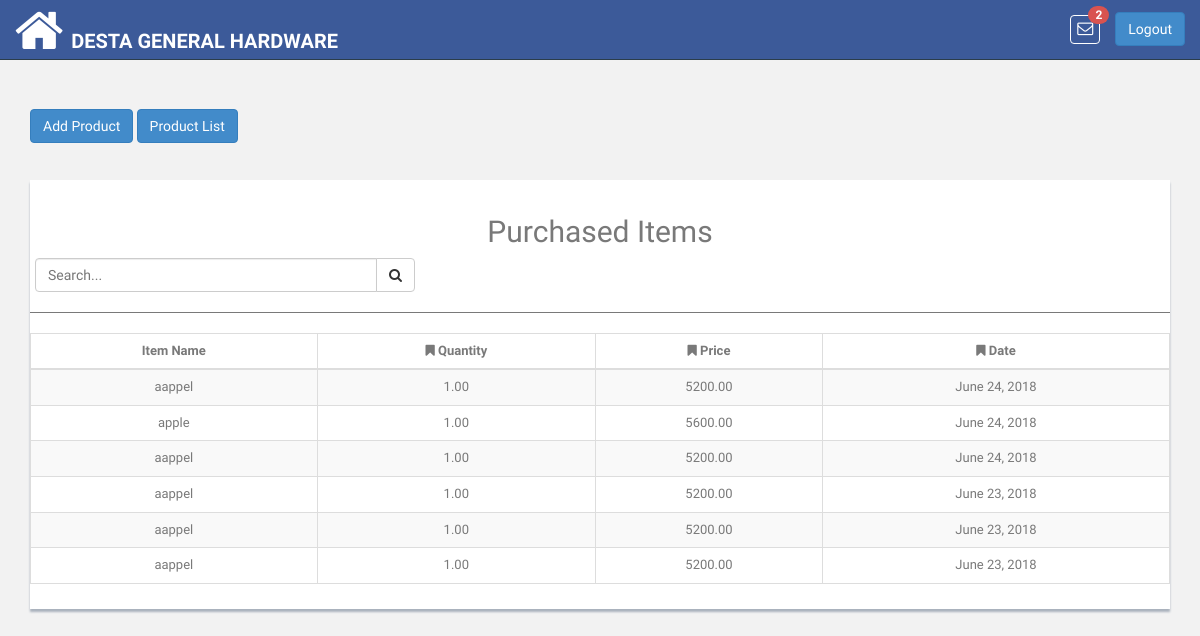
Screenshot of /product/items/purchased/ (signed in) with the database file from the repository.
### pis_retailer/models.py (models this page shows, shortened)
class RetailerUser(models.Model):
    ROLE_TYPE_OWNER = 'owner'
    ROLE_TYPE_DATA_ENTRY_USER = 'data_entry_user'
    ROLE_TYPE_SALESMAN = 'salesman'
    ROLE_TYPE_VIEW_ACCOUNT = 'account_viewer'
    ROLE_TYPE_LEDGER_VIEW = 'ledger_viewer'
    ROLE_TYPES = (
        (ROLE_TYPE_OWNER, 'Owner'),
        (ROLE_TYPE_DATA_ENTRY_USER, 'Data Entry User'),
        (ROLE_TYPE_SALESMAN, 'Salesman'),
        (ROLE_TYPE_VIEW_ACCOUNT, 'Account Viewer'),
        (ROLE_TYPE_LEDGER_VIEW, 'Ledger Viewer'),
    )
    user = models.OneToOneField(User, related_name='retailer_user',on_delete=models.CASCADE)
    retailer = models.ForeignKey(Retailer, related_name='u_retailer',on_delete=models.CASCADE)
    role_type = models.CharField(
        max_length=100, choices=ROLE_TYPES, default=ROLE_TYPE_OWNER
    )

class Retailer(DatedModel):
    name = models.CharField(max_length=100)
    slug = models.SlugField(blank=False)
    package = models.CharField(max_length=200, null=True, blank=True)
    package_price = models.CharField(max_length=200, null=True, blank=True)
    package_expiry = models.DateField(blank=True, null=True)
    logo = models.ImageField(
        upload_to='images/retailer/logo/', max_length=1024,
        blank=True, null=True
    )

### pis_product/models.py (models this page shows, shortened)
class PurchasedProduct(DatedModel):
    product = models.ForeignKey(
        Product, related_name='purchased_product',on_delete=models.CASCADE
    )
    invoice = models.ForeignKey(
        'pis_sales.SalesHistory', related_name='purchased_invoice',
        blank=True, null=True,on_delete=models.CASCADE
    )
    quantity = models.DecimalField(
        max_digits=65, decimal_places=2, default=1, blank=True, null=True
    )
    price = models.DecimalField(
        max_digits=65, decimal_places=2, default=0, blank=True, null=True
    )
    discount_percentage = models.DecimalField(
        max_digits=65, decimal_places=2, default=0, blank=True, null=True
    )
    purchase_amount = models.DecimalField(
        max_digits=65, decimal_places=2, default=0, blank=True, null=True
    )

class Product(models.Model):
    UNIT_TYPE_KG = 'Kilogram'
    UNIT_TYPE_GRAM = 'Gram'
    UNIT_TYPE_LITRE = 'Litre'
    UNIT_TYPE_QUANTITY = 'Quantity'
    UNIT_TYPES = (
        (UNIT_TYPE_KG, 'Kilogram'),
        (UNIT_TYPE_GRAM, 'Gram'),
        (UNIT_TYPE_LITRE, 'Litre'),
        (UNIT_TYPE_QUANTITY, 'Quantity'),
    )
    unit_type = models.CharField(
        choices=UNIT_TYPES, default=UNIT_TYPE_QUANTITY,
        blank=True, null=True, max_length=200
    )
    name = models.CharField(max_length=100, unique=True)
    brand_name = models.CharField(max_length=200, blank=True, null=True)
    retailer = models.ForeignKey(
        'pis_retailer.Retailer',
        related_name='retailer_product',on_delete=models.CASCADE
    )
    bar_code = models.CharField(max_length=13, unique=True, blank=True,
                                null=True)
    def product_available_items(self):
        try:
            obj_stock_in = self.stockin_product.aggregate(Sum('quantity'))
            stock_in = float(obj_stock_in.get('quantity__sum'))
        except:
            stock_in = 0
        try:
            obj_stock_out = self.stockout_product.aggregate(
                Sum('stock_out_quantity'))
            stock_out = float(obj_stock_out.get('stock_out_quantity__sum'))
        except:
            stock_out = 0
        return  stock_in - stock_out

### pis_product/views.py (the view)
class PurchasedItems(TemplateView):
    template_name = 'products/purchased_items.html'
    def dispatch(self, request, *args, **kwargs):
        if not self.request.user.is_authenticated:
            return HttpResponseRedirect(reverse('login'))
        return super(PurchasedItems, self).dispatch(request, *args, **kwargs)
    def get_context_data(self, **kwargs):
        context = super(PurchasedItems, self).get_context_data(**kwargs)
        purchased_product = PurchasedProduct.objects.filter(
            product__retailer=self.request.user.retailer_user.retailer
        ).order_by('-created_at')
        context.update({
            'purchased_products': purchased_product
        })
        return context

### pis_com/templatetags/template_tags.py (called while the page is built)
@register.simple_tag
def product_notifications(retailer_id):
    return Product.objects.filter(retailer__id=retailer_id)

### templates/products/purchased_items.html (shortened to what this page needs)
{% extends 'base.html' %}
{% block content %}
    <div class="col-md-12">
        <br>
        <a href="{% url 'product:add_product' retailer_id=request.user.retailer_user.retailer.id %}"><button type="button" id="add-product" class="btn btn-primary"  id="load" data-loading-text="<i class='fa fa-circle-o-notch fa-spin'></i>Processing">Add Product </button></a>
        <a href="{% url 'product:stock_items_list' %}"><button type="button" id="back-product" class="btn btn-primary"  id="load" data-loading-text="<i class='fa fa-circle-o-notch fa-spin'></i>Processing">Product List</button></a>
        <br><br><br>
        <div class="content-panel table-responsive">
            <table class="table table-striped table-advance table-hover purchased-table table-bordered">
                <h2 class="text-center">Purchased Items</h2>
                <div class="input-group custom-search-form col-md-4" style="left: 5px">
                    <input type="text" class="form-control search-purchased" placeholder="Search...">
                    <span class="input-group-btn">
                            <button class="btn btn-default" type="button">
                                <i class="fa fa-search"></i>
                            </button>
                        </span>
                </div>
                <hr>
                <thead>
                <tr>
                    <th class="text-center"> Item Name</th>
                    <th class="text-center"><i class="fa fa-bookmark"></i> Quantity</th>
                    <th class="text-center"><i class="fa fa-bookmark"></i> Price</th>
                    <th class="text-center"><i class=" fa fa-bookmark"></i> Date</th>
                </tr>
                </thead>
                <tbody class="purchased-table-body text-center">
                {% for purchased_product in purchased_products %}
                    <tr>
                        <td>{{ purchased_product.product.name}}</td>
                        <td>{{ purchased_product.quantity }}</td>
                        <td>{{ purchased_product.price }}</td>
                        <td>{{ purchased_product.created_at|date }}</td>
                    </tr>
                {% endfor %}
                </tbody>
            </table>
        </div>
    </div>
{% endblock %}

### templates/base.html (shortened to what this page needs)
<!DOCTYPE html>
<html lang="en" xmlns="http://www.w3.org/1999/html">
{% load static %}
{% load template_tags %}
<head>
    <link href="{% static 'css/bootstrap.css' %}" rel="stylesheet">
    <link href="{% static 'font-awesome/css/font-awesome.css' %}" rel="stylesheet" />
    <link rel="stylesheet" type="text/css" href="{% static 'css/zabuto_calendar.css' %}">
    <link rel="stylesheet" type="text/css" href="{% static 'js/gritter/css/jquery.gritter.css' %}" />
    <link rel="stylesheet" type="text/css" href="{% static 'lineicons/style.css' %}">
    <link href="{% static 'css/style.css' %}" rel="stylesheet">
    <link href="{% static 'css/style-responsive.css' %}" rel="stylesheet">
    <link href="{% static 'css/profileImage.css' %}" rel="stylesheet" type="text/css"/>
    <link href="{% static 'css/sweetalert2.min.css' %}" rel="stylesheet" />
</head>
<body>
<section id="container" >
    <header class="header black-bg">
        <a href="{% url 'index' %}" class="home_icon" style="float:left"><i class="fa fa-home fa-4x" aria-hidden="true"></i></a>
        <a href="{% url 'index' %}" class="logo"><b>{{ request.user.retailer_user.retailer.name }}</b></a>
        <div class="right_div">
            <div class="nav notify-row" id="top_menu">
                {% product_notifications retailer_id=request.user.retailer_user.retailer.id as p_n %}
                <ul class="nav top-menu">
                    <li id="header_inbox_bar" class="dropdown">
                        <a data-toggle="dropdown" class="dropdown-toggle msg" href="index.html#">
                            <i class="fa fa-envelope-o"></i> <span class="badge badge-danger notification_count" style="background: #d9534f"></span>
                        </a>
                    </li>
                </ul>
            </div>
            <div class="top-menu">
                <a tabindex="logout" class="btn btn-primary" href="{% url 'logout' %}" style="margin-top: 12px;">Logout</a>
            </div>
        </div>
    </header>
    <section class="wrapper">
        {% block content %}{% endblock %}
    </section>
</section>
</body>
</html>

### app_static/css/style.css (style rules this page uses)
body { color: #797979; background: #f2f2f2; font-family: 'Ruda', sans-serif; padding: 0px !important; margin: 0px !important; font-size:13px; }
ul li { list-style: none; }
a, a:hover, a:focus { text-decoration: none; outline: none; }
#container { width: 100%; height: 100%; }
hr { margin-top: 20px; margin-bottom: 20px; border: 0; border-top: 1px solid #797979; }
.header, .footer { min-height: 60px; padding: 0 15px; }
.header { position: fixed; left: 0; right: 0; z-index: 1002; }
.black-bg { background: #3C5A99; border-bottom: 1px solid #2B3D4A; }
.wrapper { display: inline-block; margin-top: 90px; padding-left: 15px; padding-right: 15px; padding-bottom: 15px; padding-top: 0px; width: 100%; }
a.logo { font-size: 20px; color: #ffffff; float: left; margin-top: 27px; text-transform: uppercase; }
a.logo b { font-weight: 900; }
#top_menu .nav > li, ul.top-menu > li { float: left; }
.notify-row { float: left; margin-top: 15px; margin-left: 92px; }
ul.top-menu > li > a { color: #666666; font-size: 16px; border-radius: 4px; -webkit-border-radius: 4px; border:1px solid #68dff0; padding: 2px 6px; margin-right: 15px; }
.notify-row .badge { position: absolute; right: -10px; top: -10px; z-index: 100; }
.content-panel { background: #ffffff; box-shadow: 0px 3px 2px #aab2bd; padding-top: 15px; padding-bottom: 5px; }

### templates/base.html (style rules this page uses)
.msg { color: #fff !important; border:none !important; border: 1px solid #fff !important; }
.right_div { float:right; }
.notify-row { margin-left: -45px !important; }
.home_icon { float:left; color:#fff; margin-right:8px; margin-top:5px; }

### rows the page displays
PurchasedProduct: product.name "aappel", quantity "1.00", price "5200.00", created_at "June 24, 2018"
PurchasedProduct: product.name "apple", quantity "1.00", price "5600.00", created_at "June 24, 2018"
PurchasedProduct: product.name "aappel", quantity "1.00", price "5200.00", created_at "June 24, 2018"
PurchasedProduct: product.name "aappel", quantity "1.00", price "5200.00", created_at "June 23, 2018"
PurchasedProduct: product.name "aappel", quantity "1.00", price "5200.00", created_at "June 23, 2018"
PurchasedProduct: product.name "aappel", quantity "1.00", price "5200.00", created_at "June 23, 2018"

### other values shown
{{ request.user.retailer_user.retailer.name }} "DESTA GENERAL HARDWARE"
